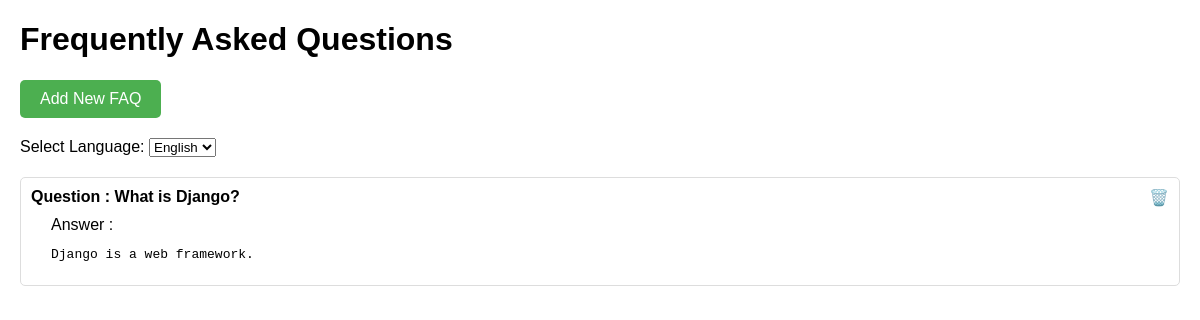
The app's page /, older data.
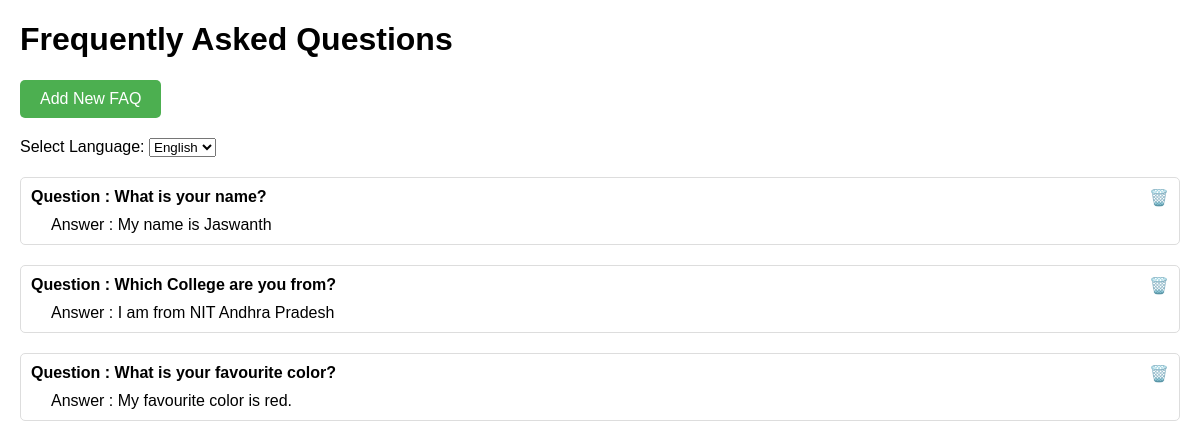
The same page, newer data.
### faq/models.py (models this page shows, shortened)
class FAQ(models.Model):
    question = models.TextField()
    answer = RichTextField()
    question_hi = models.TextField(blank=True, null=True)  # Hindi translation
    answer_hi = RichTextField(blank=True, null=True)  # Hindi translation
    question_bn = models.TextField(blank=True, null=True)  # Bengali translation
    answer_bn = RichTextField(blank=True, null=True)  # Bengali translation
    question_te = models.TextField(blank=True, null=True)  # Telugu translation
    answer_te = RichTextField(blank=True, null=True)  # Telugu translation
    def get_translated_question(self, lang='en'):
        return getattr(self, f'question_{lang}', self.question) or self.question
    def get_translated_answer(self, lang='en'):
        return getattr(self, f'answer_{lang}', self.answer) or self.answer

### faq/views.py (the view)
# urls.py: path('', views.faq_list, name='faq-list'),  # FAQ list page
def faq_list(request):
    lang = request.GET.get('lang', 'en')  # Get the selected language
    faqs = FAQ.objects.all()
    for faq in faqs:
        faq.question = faq.get_translated_question(lang)
        faq.answer = faq.get_translated_answer(lang)
    return render(request, 'faq/faq_list.html', {'faqs': faqs})

### faq/templates/faq/faq_list.html (shortened to what this page needs)
<!DOCTYPE html>
<html lang="en">
<head>
</head>
<body>
    <h1>Frequently Asked Questions</h1>
    <a href="{% url 'add-faq' %}" class="add-faq-link">Add New FAQ</a>
    <div class="language-selector">
        <label for="language">Select Language:</label>
        <select id="language" onchange="changeLanguage()">
            <option value="en">English</option>
        </select>
    </div>
    <div id="faq-list">
        {% for faq in faqs %}
            <div class="faq-item">
                <span class="delete-icon" data-url="{% url 'delete-faq' faq.id %}" onclick="confirmDelete(this)">🗑️</span>
                <div class="faq-question">
                    <span>Question : </span>{{ faq.question }}</div>
                <div class="faq-answer">
                    <span>Answer : </span>{{ faq.answer|safe }}</div>
            </div>
        {% endfor %}
    </div>
</body>
</html>

### faq/templates/faq/faq_list.html (style rules this page uses)
body { font-family: Arial, sans-serif; margin: 20px; }
.faq-item { margin-bottom: 20px; padding: 10px; border: 1px solid #ddd; border-radius: 5px; position: relative; }
.faq-question { font-weight: bold; margin-bottom: 10px; }
.faq-answer { margin-left: 20px; }
.language-selector { margin-bottom: 20px; }
.add-faq-link { display: inline-block; margin-bottom: 20px; padding: 10px 20px; background-color: #4CAF50; color: white; text-decoration: none; border-radius: 5px; }
.delete-icon { position: absolute; top: 10px; right: 10px; cursor: pointer; color: #ff4d4d; }

Row changes from the older to the newer data that the page shows:
removed FAQ: question "What is Django?", answer "Django is a web framework."
added FAQ: question "What is your name?", answer "My name is Jaswanth"
added FAQ: question "Which College are you from?", answer "I am from NIT Andhra Pradesh"
added FAQ: question "What is your favourite color?", answer "My favourite color is red."
